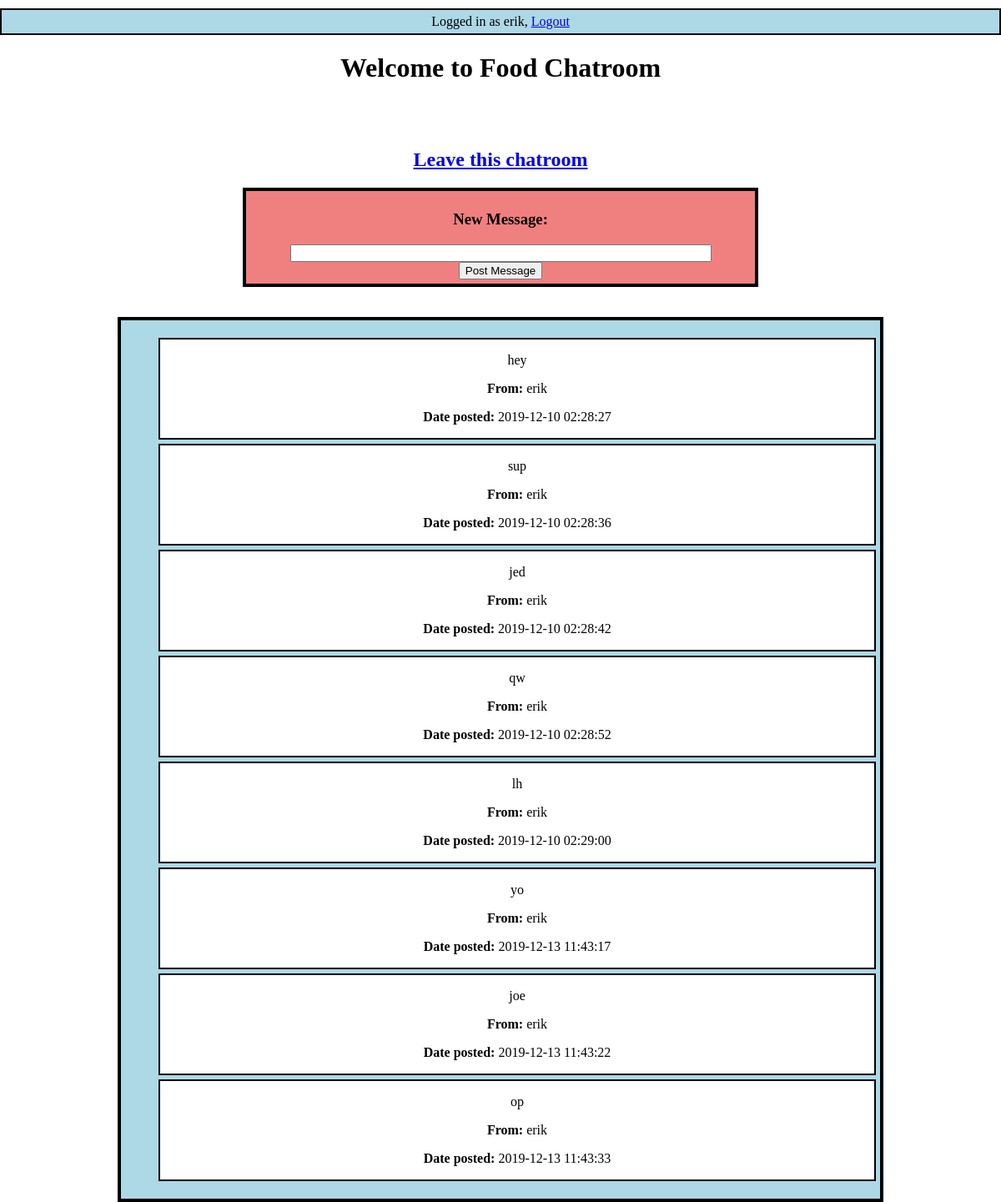
The page /profile/erik/Food/ (signed in) on the database its author committed.
### models.py (models this page shows, shortened)
class User(db.Model):
    id = db.Column(db.Integer, primary_key = True)
    username = db.Column(db.String(24), nullable = False)
    hashedPass = db.Column(db.String(64), nullable = False)
    chats = db.relationship("Chat", backref= 'user', lazy = True)
    message = db.relationship("Message", backref = 'user', lazy = True)

class Chat(db.Model):
    chat_id = db.Column(db.Integer, primary_key =True)
    creator_id = db.Column(db.Integer, db.ForeignKey('user.id'), nullable = False)
    chat_name = db.Column(db.Text, nullable = False)
    messages = db.relationship("Message", backref = 'chat', lazy = True)

class Message(db.Model):
    message_id = db.Column(db.Integer, primary_key = True)
    author_id = db.Column(db.String(24), db.ForeignKey('user.id'), nullable = False)
    chat_id = db.Column(db.Integer, db.ForeignKey('chat.chat_id'), nullable = False)
    text = db.Column(db.Text, nullable=False)
    pub_date = db.Column(db.Integer)
    def convertTimestamp(self):
        return datetime.fromtimestamp(self.pub_date)

### chat.py (the view)
@app.route("/profile/<username>/<chatName>/", methods=["GET", "POST"])
def join_chat(username, chatName):
	session['chat_id'] = get_chat_id(chatName)
	messages = Message.query.filter_by(chat_id = session['chat_id']).all()
	if request.method == "GET":
		return render_template("chat.html", chatName = chatName, username = username, messages = messages)
	elif request.method == "POST":
		return render_template("chat.html", chatName = chatName, username = username, messages = messages)

### chat.py (called while the page is built)
def get_chat_id(chatName):
	chat = Chat.query.filter_by(chat_name = chatName).first()
	if(chat):
		return chat.chat_id
	else:
		return None

@app.before_request
def before_request():
	g.user = None
	g.chat = None
	if 'id' in session:
		g.user = User.query.filter_by(id = session['id']).first()
	if 'chat_id' in session:
		g.chat = Chat.query.filter_by(chat_id = session['chat_id']).first()

### templates/chat.html (shortened to what this page needs)
{% extends "base.html" %}
{% block body %}
<h1>Welcome to {{chatName}} Chatroom</h1>
<br></br>
<h2><a href="{{ url_for('profile', username = g.user.username) }}"> Leave this chatroom</a></h2>
<div class = "addMessage">
        <form name = "Message" id = "messageForm">
            <h3>New Message: </h3>
            <input type="text" id="newMessage" name ="text" value="" size="60"/>
            <input type="button" id="postMessage" value= "Post Message" />
        </form>
</div>
<br></br>
<div id = "messageBoard">
{% if messages %}
    <ul id= "messageList">
        {% for message in messages %}
            <li>
                <p>{{ message.text }}</p>
                <p><strong>From: </strong> {{ message.user.username }}</p>
                <p><strong>Date posted: </strong>{{message.convertTimestamp()}}</p>
            </li>
        {% endfor %}
    </ul>
{% else %}
    <strong>There are no messages!</strong>
{% endif %}
</div>
{% endblock %}

### templates/base.html (shortened to what this page needs)
<!DOCTYPE html>
<html>
	<head>
        <link rel="stylesheet" type = "text/css" href="{{ url_for('static', filename='style.css') }}">
	</head>
	<body>
        {% if g.user %}
            <div class = "logout">
                Logged in as {{g.user.username}}, <a href="{{ url_for('logout_controller') }}">Logout</a>
            </div>
        {% endif %}
		{% block body %}
		{% endblock %}
	</body>
</html>

### static/style.css (style rules this page uses)
body { margin: auto; text-align: center; padding: 0; }
li { text-align: center; background-color: white; border-bottom: solid black 2px; border-top: solid black 2px; border-left: solid black 2px; border-right: solid black 2px; list-style-type: none; margin-top: 5px; margin-bottom: 5px; }
#messageBoard { background-color: lightblue; border: solid black 4px; text-align: center; margin: auto; padding: 5px; width: 75%; }
#messageForm { background-color: lightcoral; border: solid black 4px; text-align: center; margin: auto; padding: 5px; width: 50%; }
div#messageBoard li { text-align: center; background-color: white; border-bottom: solid black 2px; border-top: solid black 2px; list-style-type: none; margin-top: 5px; margin-bottom: 5px; }
.logout { background-color: lightblue; border: solid black 2px; margin-top: 10px; padding: 5px; }

### rows shown on the page
User: user.username "erik"
Chat: chat_name "Food"
Message: text "hey", user.username "erik", convertTimestamp "2019-12-10 02:28:27"
Message: text "sup", user.username "erik", convertTimestamp "2019-12-10 02:28:36"
Message: text "jed", user.username "erik", convertTimestamp "2019-12-10 02:28:42"
Message: text "qw", user.username "erik", convertTimestamp "2019-12-10 02:28:52"
Message: text "lh", user.username "erik", convertTimestamp "2019-12-10 02:29:00"
Message: text "yo", user.username "erik", convertTimestamp "2019-12-13 11:43:17"
Message: text "joe", user.username "erik", convertTimestamp "2019-12-13 11:43:22"
Message: text "op", user.username "erik", convertTimestamp "2019-12-13 11:43:33"
